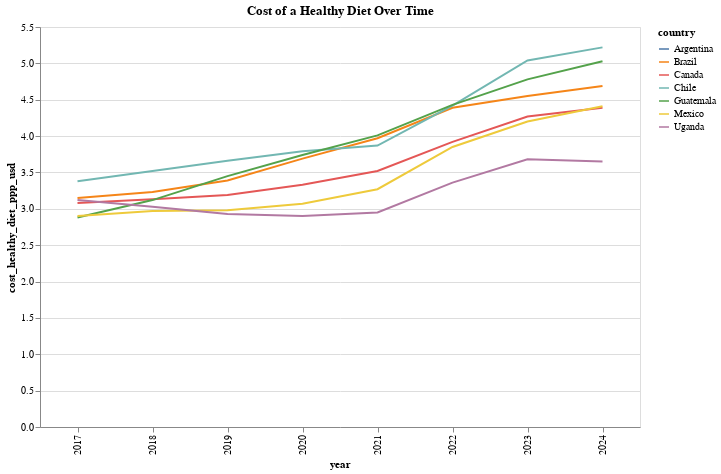

Write notebook code for a chart like this one.
### Code cell
countries = ["Mexico", "Canada", "Guatemala", "Brazil", "Argentina", "Chile", "Uganda"]

alt.Chart(data[data["country"].isin(countries)]).mark_line().encode(
    x="year:O",
    y="cost_healthy_diet_ppp_usd:Q",
    color="country:N"
).properties(
    title="Cost of a Healthy Diet Over Time",
    width=600,
    height=400
)

### Figure 1 — Vega-Lite specification as saved in the notebook (floating-point values rounded to 4 significant figures)
{"config": {"view": {"continuousWidth": 300, "continuousHeight": 300}}, "data": {"name": "data-17f1c61f443461bb01ddaa6ba390a20e"}, "mark": {"type": "line"}, "encoding": {"color": {"field": "country", "type": "nominal"}, "x": {"field": "year", "type": "ordinal"}, "y": {"field": "cost_healthy_diet_ppp_usd", "type": "quantitative"}}, "height": 400, "title": "Cost of a Healthy Diet Over Time", "width": 600, "$schema": "https://vega.github.io/schema/vega-lite/v5.20.1.json", "datasets": {"data-17f1c61f443461bb01ddaa6ba390a20e": [{"country_code": 32, "country": "Argentina", "region": "Africa", "year": 2017, "cost_healthy_diet_ppp_usd": 3.26, "annual_cost_healthy_diet_usd": 1190.0, "cost_vegetables_ppp_usd": null, "cost_fruits_ppp_usd": null, "total_food_components_cost": null, "cost_category": null, "data_quality": "Estimated value"}, {"country_code": 76, "country": "Brazil", "region": "Africa", "year": 2017, "cost_healthy_diet_ppp_usd": 3.15, "annual_cost_healthy_diet_usd": 1150.0, "cost_vegetables_ppp_usd": null, "cost_fruits_ppp_usd": null, "total_food_components_cost": null, "cost_category": "High Cost", "data_quality": "Estimated value"}, {"country_code": 76, "country": "Brazil", "region": "Africa", "year": 2018, "cost_healthy_diet_ppp_usd": 3.23, "annual_cost_healthy_diet_usd": 1179.0, "cost_vegetables_ppp_usd": null, "cost_fruits_ppp_usd": null, "total_food_components_cost": null, "cost_category": "High Cost", "data_quality": "Estimated value"}, {"country_code": 76, "country": "Brazil", "region": "Africa", "year": 2019, "cost_healthy_diet_ppp_usd": 3.39, "annual_cost_healthy_diet_usd": 1237.0, "cost_vegetables_ppp_usd": null, "cost_fruits_ppp_usd": null, "total_food_components_cost": null, "cost_category": "High Cost", "data_quality": "Estimated value"}, {"country_code": 76, "country": "Brazil", "region": "Africa", "year": 2020, "cost_healthy_diet_ppp_usd": 3.69, "annual_cost_healthy_diet_usd": 1347.0, "cost_vegetables_ppp_usd": null, "cost_fruits_ppp_usd": null, "total_food_components_cost": null, "cost_category": "High Cost", "data_quality": "Estimated value"}, {"country_code": 76, "country": "Brazil", "region": "Africa", "year": 2021, "cost_healthy_diet_ppp_usd": 3.97, "annual_cost_healthy_diet_usd": 1449.0, "cost_vegetables_ppp_usd": 0.69, "cost_fruits_ppp_usd": 0.67, "total_food_components_cost": 1.36, "cost_category": "High Cost", "data_quality": "Estimated value"}, {"country_code": 76, "country": "Brazil", "region": "Africa", "year": 2022, "cost_healthy_diet_ppp_usd": 4.39, "annual_cost_healthy_diet_usd": 1602.0, "cost_vegetables_ppp_usd": null, "cost_fruits_ppp_usd": null, "total_food_components_cost": null, "cost_category": "High Cost", "data_quality": "Estimated value"}, {"country_code": 76, "country": "Brazil", "region": "Africa", "year": 2023, "cost_healthy_diet_ppp_usd": 4.55, "annual_cost_healthy_diet_usd": 1661.0, "cost_vegetables_ppp_usd": null, "cost_fruits_ppp_usd": null, "total_food_components_cost": null, "cost_category": "High Cost", "data_quality": "Estimated value"}, {"country_code": 76, "country": "Brazil", "region": "Africa", "year": 2024, "cost_healthy_diet_ppp_usd": 4.69, "annual_cost_healthy_diet_usd": 1712.0, "cost_vegetables_ppp_usd": null, "cost_fruits_ppp_usd": null, "total_food_components_cost": null, "cost_category": "High Cost", "data_quality": "Estimated value"}, {"country_code": 124, "country": "Canada", "region": "Africa", "year": 2017, "cost_healthy_diet_ppp_usd": 3.08, "annual_cost_healthy_diet_usd": 1124.0, "cost_vegetables_ppp_usd": null, "cost_fruits_ppp_usd": null, "total_food_components_cost": null, "cost_category": "High Cost", "data_quality": "Estimated value"}, {"country_code": 124, "country": "Canada", "region": "Africa", "year": 2018, "cost_healthy_diet_ppp_usd": 3.13, "annual_cost_healthy_diet_usd": 1142.0, "cost_vegetables_ppp_usd": null, "cost_fruits_ppp_usd": null, "total_food_components_cost": null, "cost_category": "High Cost", "data_quality": "Estimated value"}, {"country_code": 124, "country": "Canada", "region": "Africa", "year": 2019, "cost_healthy_diet_ppp_usd": 3.19, "annual_cost_healthy_diet_usd": 1164.0, "cost_vegetables_ppp_usd": null, "cost_fruits_ppp_usd": null, "total_food_components_cost": null, "cost_category": "High Cost", "data_quality": "Estimated value"}, {"country_code": 124, "country": "Canada", "region": "Africa", "year": 2020, "cost_healthy_diet_ppp_usd": 3.33, "annual_cost_healthy_diet_usd": 1215.0, "cost_vegetables_ppp_usd": null, "cost_fruits_ppp_usd": null, "total_food_components_cost": null, "cost_category": "High Cost", "data_quality": "Estimated value"}, {"country_code": 124, "country": "Canada", "region": "Africa", "year": 2021, "cost_healthy_diet_ppp_usd": 3.52, "annual_cost_healthy_diet_usd": 1285.0, "cost_vegetables_ppp_usd": 0.88, "cost_fruits_ppp_usd": 0.91, "total_food_components_cost": 1.79, "cost_category": "High Cost", "data_quality": "Estimated value"}, {"country_code": 124, "country": "Canada", "region": "Africa", "year": 2022, "cost_healthy_diet_ppp_usd": 3.92, "annual_cost_healthy_diet_usd": 1431.0, "cost_vegetables_ppp_usd": null, "cost_fruits_ppp_usd": null, "total_food_components_cost": null, "cost_category": "High Cost", "data_quality": "Estimated value"}, {"country_code": 124, "country": "Canada", "region": "Africa", "year": 2023, "cost_healthy_diet_ppp_usd": 4.27, "annual_cost_healthy_diet_usd": 1559.0, "cost_vegetables_ppp_usd": null, "cost_fruits_ppp_usd": null, "total_food_components_cost": null, "cost_category": "High Cost", "data_quality": "Estimated value"}, {"country_code": 124, "country": "Canada", "region": "Africa", "year": 2024, "cost_healthy_diet_ppp_usd": 4.39, "annual_cost_healthy_diet_usd": 1602.0, "cost_vegetables_ppp_usd": null, "cost_fruits_ppp_usd": null, "total_food_components_cost": null, "cost_category": "High Cost", "data_quality": "Estimated value"}, {"country_code": 152, "country": "Chile", "region": "Africa", "year": 2017, "cost_healthy_diet_ppp_usd": 3.38, "annual_cost_healthy_diet_usd": 1234.0, "cost_vegetables_ppp_usd": null, "cost_fruits_ppp_usd": null, "total_food_components_cost": null, "cost_category": "High Cost", "data_quality": "Estimated value"}, {"country_code": 152, "country": "Chile", "region": "Africa", "year": 2018, "cost_healthy_diet_ppp_usd": 3.52, "annual_cost_healthy_diet_usd": 1285.0, "cost_vegetables_ppp_usd": null, "cost_fruits_ppp_usd": null, "total_food_components_cost": null, "cost_category": "High Cost", "data_quality": "Estimated value"}, {"country_code": 152, "country": "Chile", "region": "Africa", "year": 2019, "cost_healthy_diet_ppp_usd": 3.66, "annual_cost_healthy_diet_usd": 1336.0, "cost_vegetables_ppp_usd": null, "cost_fruits_ppp_usd": null, "total_food_components_cost": null, "cost_category": "High Cost", "data_quality": "Estimated value"}, {"country_code": 152, "country": "Chile", "region": "Africa", "year": 2020, "cost_healthy_diet_ppp_usd": 3.79, "annual_cost_healthy_diet_usd": 1383.0, "cost_vegetables_ppp_usd": null, "cost_fruits_ppp_usd": null, "total_food_components_cost": null, "cost_category": "High Cost", "data_quality": "Estimated value"}, {"country_code": 152, "country": "Chile", "region": "Africa", "year": 2021, "cost_healthy_diet_ppp_usd": 3.87, "annual_cost_healthy_diet_usd": 1413.0, "cost_vegetables_ppp_usd": 1.05, "cost_fruits_ppp_usd": 0.75, "total_food_components_cost": 1.8, "cost_category": "High Cost", "data_quality": "Estimated value"}, {"country_code": 152, "country": "Chile", "region": "Africa", "year": 2022, "cost_healthy_diet_ppp_usd": 4.42, "annual_cost_healthy_diet_usd": 1613.0, "cost_vegetables_ppp_usd": null, "cost_fruits_ppp_usd": null, "total_food_components_cost": null, "cost_category": "High Cost", "data_quality": "Estimated value"}, {"country_code": 152, "country": "Chile", "region": "Africa", "year": 2023, "cost_healthy_diet_ppp_usd": 5.04, "annual_cost_healthy_diet_usd": 1840.0, "cost_vegetables_ppp_usd": null, "cost_fruits_ppp_usd": null, "total_food_components_cost": null, "cost_category": "High Cost", "data_quality": "Estimated value"}, {"country_code": 152, "country": "Chile", "region": "Africa", "year": 2024, "cost_healthy_diet_ppp_usd": 5.22, "annual_cost_healthy_diet_usd": 1905.0, "cost_vegetables_ppp_usd": null, "cost_fruits_ppp_usd": null, "total_food_components_cost": null, "cost_category": "High Cost", "data_quality": "Estimated value"}, {"country_code": 320, "country": "Guatemala", "region": "Americas", "year": 2017, "cost_healthy_diet_ppp_usd": 2.88, "annual_cost_healthy_diet_usd": 1051.0, "cost_vegetables_ppp_usd": null, "cost_fruits_ppp_usd": null, "total_food_components_cost": null, "cost_category": "High Cost", "data_quality": "Estimated value"}, {"country_code": 320, "country": "Guatemala", "region": "Americas", "year": 2018, "cost_healthy_diet_ppp_usd": 3.12, "annual_cost_healthy_diet_usd": 1139.0, "cost_vegetables_ppp_usd": null, "cost_fruits_ppp_usd": null, "total_food_components_cost": null, "cost_category": "High Cost", "data_quality": "Estimated value"}, {"country_code": 320, "country": "Guatemala", "region": "Americas", "year": 2019, "cost_healthy_diet_ppp_usd": 3.45, "annual_cost_healthy_diet_usd": 1259.0, "cost_vegetables_ppp_usd": null, "cost_fruits_ppp_usd": null, "total_food_components_cost": null, "cost_category": "High Cost", "data_quality": "Estimated value"}, {"country_code": 320, "country": "Guatemala", "region": "Americas", "year": 2020, "cost_healthy_diet_ppp_usd": 3.74, "annual_cost_healthy_diet_usd": 1365.0, "cost_vegetables_ppp_usd": null, "cost_fruits_ppp_usd": null, "total_food_components_cost": null, "cost_category": "High Cost", "data_quality": "Estimated value"}, {"country_code": 320, "country": "Guatemala", "region": "Americas", "year": 2021, "cost_healthy_diet_ppp_usd": 4.01, "annual_cost_healthy_diet_usd": 1464.0, "cost_vegetables_ppp_usd": 0.64, "cost_fruits_ppp_usd": 0.47, "total_food_components_cost": 1.11, "cost_category": "High Cost", "data_quality": "Estimated value"}, {"country_code": 320, "country": "Guatemala", "region": "Americas", "year": 2022, "cost_healthy_diet_ppp_usd": 4.43, "annual_cost_healthy_diet_usd": 1617.0, "cost_vegetables_ppp_usd": null, "cost_fruits_ppp_usd": null, "total_food_components_cost": null, "cost_category": "High Cost", "data_quality": "Estimated value"}, {"country_code": 320, "country": "Guatemala", "region": "Americas", "year": 2023, "cost_healthy_diet_ppp_usd": 4.78, "annual_cost_healthy_diet_usd": 1745.0, "cost_vegetables_ppp_usd": null, "cost_fruits_ppp_usd": null, "total_food_components_cost": null, "cost_category": "High Cost", "data_quality": "Estimated value"}, {"country_code": 320, "country": "Guatemala", "region": "Americas", "year": 2024, "cost_healthy_diet_ppp_usd": 5.03, "annual_cost_healthy_diet_usd": 1836.0, "cost_vegetables_ppp_usd": null, "cost_fruits_ppp_usd": null, "total_food_components_cost": null, "cost_category": "High Cost", "data_quality": "Estimated value"}, {"country_code": 484, "country": "Mexico", "region": "Asia", "year": 2017, "cost_healthy_diet_ppp_usd": 2.9, "annual_cost_healthy_diet_usd": 1058.0, "cost_vegetables_ppp_usd": null, "cost_fruits_ppp_usd": null, "total_food_components_cost": null, "cost_category": "High Cost", "data_quality": "Estimated value"}, {"country_code": 484, "country": "Mexico", "region": "Asia", "year": 2018, "cost_healthy_diet_ppp_usd": 2.97, "annual_cost_healthy_diet_usd": 1084.0, "cost_vegetables_ppp_usd": null, "cost_fruits_ppp_usd": null, "total_food_components_cost": null, "cost_category": "High Cost", "data_quality": "Estimated value"}, {"country_code": 484, "country": "Mexico", "region": "Asia", "year": 2019, "cost_healthy_diet_ppp_usd": 2.98, "annual_cost_healthy_diet_usd": 1088.0, "cost_vegetables_ppp_usd": null, "cost_fruits_ppp_usd": null, "total_food_components_cost": null, "cost_category": "High Cost", "data_quality": "Estimated value"}, {"country_code": 484, "country": "Mexico", "region": "Asia", "year": 2020, "cost_healthy_diet_ppp_usd": 3.07, "annual_cost_healthy_diet_usd": 1121.0, "cost_vegetables_ppp_usd": null, "cost_fruits_ppp_usd": null, "total_food_components_cost": null, "cost_category": "High Cost", "data_quality": "Estimated value"}, {"country_code": 484, "country": "Mexico", "region": "Asia", "year": 2021, "cost_healthy_diet_ppp_usd": 3.27, "annual_cost_healthy_diet_usd": 1194.0, "cost_vegetables_ppp_usd": 0.79, "cost_fruits_ppp_usd": 0.57, "total_food_components_cost": 1.36, "cost_category": "High Cost", "data_quality": "Estimated value"}, {"country_code": 484, "country": "Mexico", "region": "Asia", "year": 2022, "cost_healthy_diet_ppp_usd": 3.85, "annual_cost_healthy_diet_usd": 1405.0, "cost_vegetables_ppp_usd": null, "cost_fruits_ppp_usd": null, "total_food_components_cost": null, "cost_category": "High Cost", "data_quality": "Estimated value"}, {"country_code": 484, "country": "Mexico", "region": "Asia", "year": 2023, "cost_healthy_diet_ppp_usd": 4.2, "annual_cost_healthy_diet_usd": 1533.0, "cost_vegetables_ppp_usd": null, "cost_fruits_ppp_usd": null, "total_food_components_cost": null, "cost_category": "High Cost", "data_quality": "Estimated value"}, {"country_code": 484, "country": "Mexico", "region": "Asia", "year": 2024, "cost_healthy_diet_ppp_usd": 4.41, "annual_cost_healthy_diet_usd": 1610.0, "cost_vegetables_ppp_usd": null, "cost_fruits_ppp_usd": null, "total_food_components_cost": null, "cost_category": "High Cost", "data_quality": "Estimated value"}, {"country_code": 800, "country": "Uganda", "region": "Europe", "year": 2017, "cost_healthy_diet_ppp_usd": 3.12, "annual_cost_healthy_diet_usd": 1139.0, "cost_vegetables_ppp_usd": null, "cost_fruits_ppp_usd": null, "total_food_components_cost": null, "cost_category": "High Cost", "data_quality": "Estimated value"}, {"country_code": 800, "country": "Uganda", "region": "Europe", "year": 2018, "cost_healthy_diet_ppp_usd": 3.03, "annual_cost_healthy_diet_usd": 1106.0, "cost_vegetables_ppp_usd": null, "cost_fruits_ppp_usd": null, "total_food_components_cost": null, "cost_category": "High Cost", "data_quality": "Estimated value"}, {"country_code": 800, "country": "Uganda", "region": "Europe", "year": 2019, "cost_healthy_diet_ppp_usd": 2.93, "annual_cost_healthy_diet_usd": 1069.0, "cost_vegetables_ppp_usd": null, "cost_fruits_ppp_usd": null, "total_food_components_cost": null, "cost_category": "High Cost", "data_quality": "Estimated value"}, {"country_code": 800, "country": "Uganda", "region": "Europe", "year": 2020, "cost_healthy_diet_ppp_usd": 2.9, "annual_cost_healthy_diet_usd": 1058.0, "cost_vegetables_ppp_usd": null, "cost_fruits_ppp_usd": null, "total_food_components_cost": null, "cost_category": "High Cost", "data_quality": "Estimated value"}, {"country_code": 800, "country": "Uganda", "region": "Europe", "year": 2021, "cost_healthy_diet_ppp_usd": 2.95, "annual_cost_healthy_diet_usd": 1077.0, "cost_vegetables_ppp_usd": 0.4, "cost_fruits_ppp_usd": 0.28, "total_food_components_cost": 0.68, "cost_category": "High Cost", "data_quality": "Estimated value"}, {"country_code": 800, "country": "Uganda", "region": "Europe", "year": 2022, "cost_healthy_diet_ppp_usd": 3.36, "annual_cost_healthy_diet_usd": 1226.0, "cost_vegetables_ppp_usd": null, "cost_fruits_ppp_usd": null, "total_food_components_cost": null, "cost_category": "High Cost", "data_quality": "Estimated value"}, {"country_code": 800, "country": "Uganda", "region": "Europe", "year": 2023, "cost_healthy_diet_ppp_usd": 3.68, "annual_cost_healthy_diet_usd": 1343.0, "cost_vegetables_ppp_usd": null, "cost_fruits_ppp_usd": null, "total_food_components_cost": null, "cost_category": "High Cost", "data_quality": "Estimated value"}, {"country_code": 800, "country": "Uganda", "region": "Europe", "year": 2024, "cost_healthy_diet_ppp_usd": 3.65, "annual_cost_healthy_diet_usd": 1332.0, "cost_vegetables_ppp_usd": null, "cost_fruits_ppp_usd": null, "total_food_components_cost": null, "cost_category": "High Cost", "data_quality": "Estimated value"}]}}
